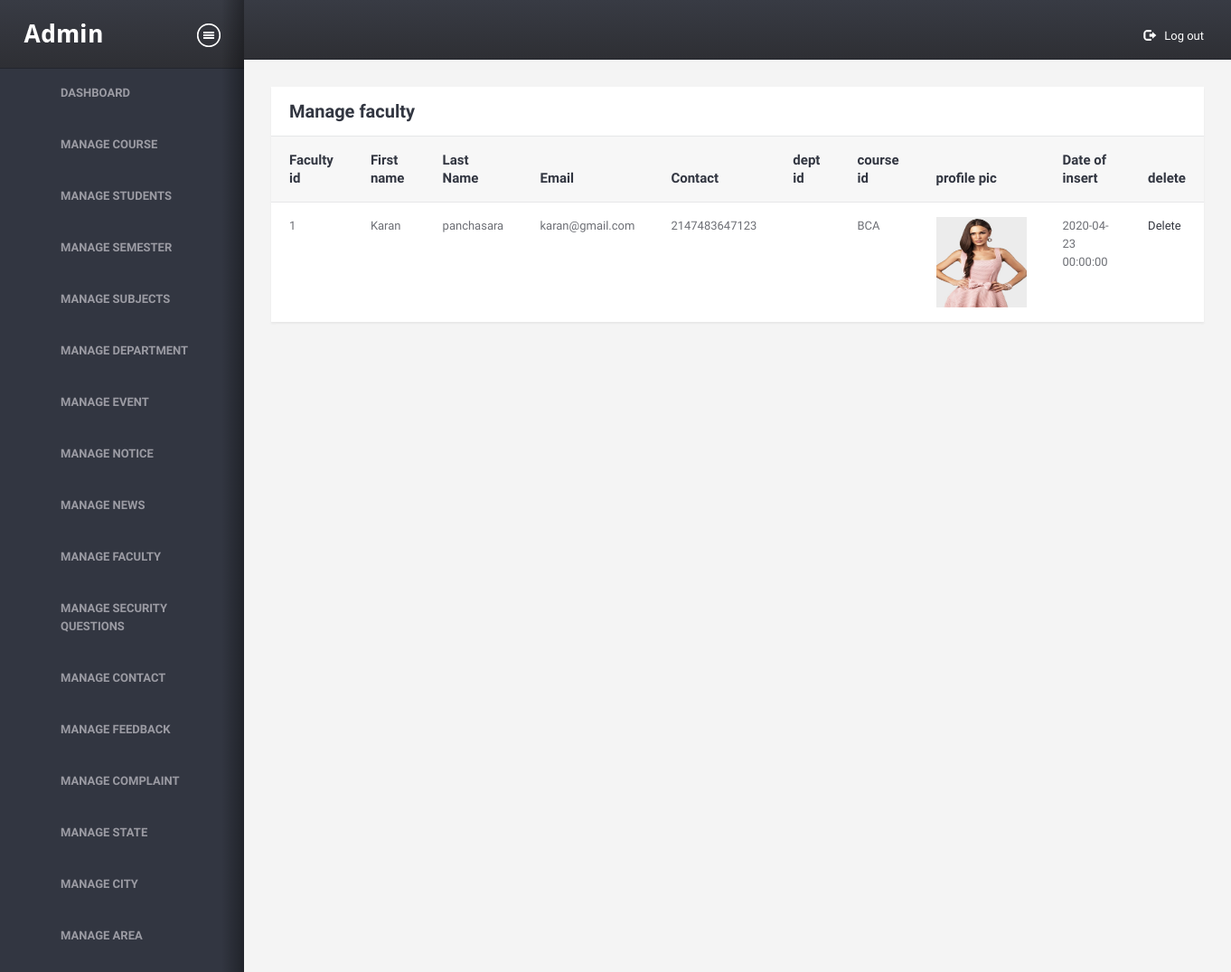
The app's page /admin/viewfaculty.php (signed in) with its own data.
### tables this page shows
CREATE TABLE `faculty` (
  `faculty_id` int(11) NOT NULL,
  `firstname` varchar(20) NOT NULL,
  `lastname` varchar(20) NOT NULL,
  `email` varchar(30) NOT NULL,
  `contact` varchar(15) NOT NULL,
  `department_id` int(11) NOT NULL,
  `course_id` int(11) NOT NULL,
  `profile_pic` varchar(100) NOT NULL,
  `sec_que_id` varchar(25) NOT NULL,
  `answer` varchar(20) NOT NULL,
  `password` varchar(15) NOT NULL,
  `isactive` int(1) NOT NULL,
  `doi` datetime NOT NULL,
  `dou` datetime NOT NULL
);

CREATE TABLE `course` (
  `course_id` int(11) NOT NULL,
  `course_name` varchar(20) NOT NULL,
  `department_id` int(11) NOT NULL,
  `isactive` int(1) NOT NULL,
  `doi` datetime NOT NULL,
  `dou` datetime NOT NULL
);

### admin/viewfaculty.php (the view, shortened to what this page needs)
<?php
require '../common/dbconnect.php';
?>
<!DOCTYPE HTML>
<html>
<head>
<link href="assets/css/A.style.css%2bbootstrap.css%2cMcc.0ONHoLZfWm.css.pagespeed.cf.2IS1LTyY4Z.css" rel="stylesheet" media="screen"/>
</head>
<body>
<div class="wrapper">
    <div class="structure-row">
        <?php require 'sidebar.php';?>
        <div class="right-sec">
            <header>
                <nav class="topnav">
                    <ul id="nav1">
                        <li class="settings">
                            <a href="logout.php"><i class="glyphicon glyphicon-log-out"></i>Log out</a>
                        </li>
                    </ul>
                </nav>
                <div class="clearfix"></div>
            </header>
            <div class="content-section">
                <div class="container-liquid">
                    <div class="row">
                        <div class="col-xs-12">
                            <div class="sec-box">
                                <a class="closethis">Close</a>
                                <header>
                                    <h2 class="heading">Manage faculty</h2>
                                </header>
                                <div class="contents">
                                    <a class="togglethis">Toggle</a>
                                    <section>
                                        <table class="table">
                                            <thead>
                                                <tr>
                                                    <th>Faculty id</th>
                                                    <th>First name</th>
                                                    <th>Last Name</th>
                                                    <th>Email</th>
                                                    <th>Contact</th>
                                                    <th>dept id</th>
                                                    <th>course id</th>
                                                    <th>profile pic</th>
                                                    <th>Date of insert</th>
                                                    <th>delete</th>
                                                </tr>
                                            </thead>
                                            <tbody>
                                                <?php
                                                $qry="SELECT * FROM faculty where isactive=1 order by faculty_id desc";
                                                $rs=mysqli_query($conn,$qry);
                                                while($row=mysqli_fetch_assoc($rs))
                                                {
                                                    $qrye="SELECT * FROM department where department_id='".$row['department_id']."'";
                                                    $rse=mysqli_query($conn,$qrye);
                                                    $rowe=mysqli_fetch_assoc($rse);
                                                    $qryc="SELECT * FROM course where course_id='".$row['course_id']."'";
                                                    $rsc=mysqli_query($conn,$qryc);
                                                    $rowc=mysqli_fetch_assoc($rsc);
                                                ?>
                                                <tr>
                                                    <td><?php echo $row['faculty_id'];?></td>
                                                    <td><?php echo $row['firstname'];?></td>
                                                    <td><?php echo $row['lastname'];?></td>
                                                    <td><?php echo $row['email'];?></td>
                                                    <td><?php echo $row['contact'];?></td>
                                                    <td><?php echo $rowe['name'];?></td>
                                                    <td><?php echo $rowc['course_name'];?></td>
                                                    <td><img src="../faculty/<?php echo $row['profile_pic'];?>" height="100" width="100"></td>
                                                    <td><?php echo $row['doi'];?></td>
                                                    <td><a href="deletefaculty.php?id=<?php echo $row['faculty_id'];?>">Delete</a></td>
                                                </tr>
                                             <?php
                                                }
                                             ?>
                                            </tbody>
                                        </table>
                                    </section>
                                </div>
                            </div>
                        </div>
                    </div>
                </div>
            </div>
        </div>
    </div>
</div>
</body>
</html>

### records on screen
faculty: faculty_id "1", firstname "Karan", lastname "panchasara", email "karan@gmail.com", contact "2147483647123", course.course_name "BCA", profile_pic (picture), doi "2020-04-23 00:00:00"
